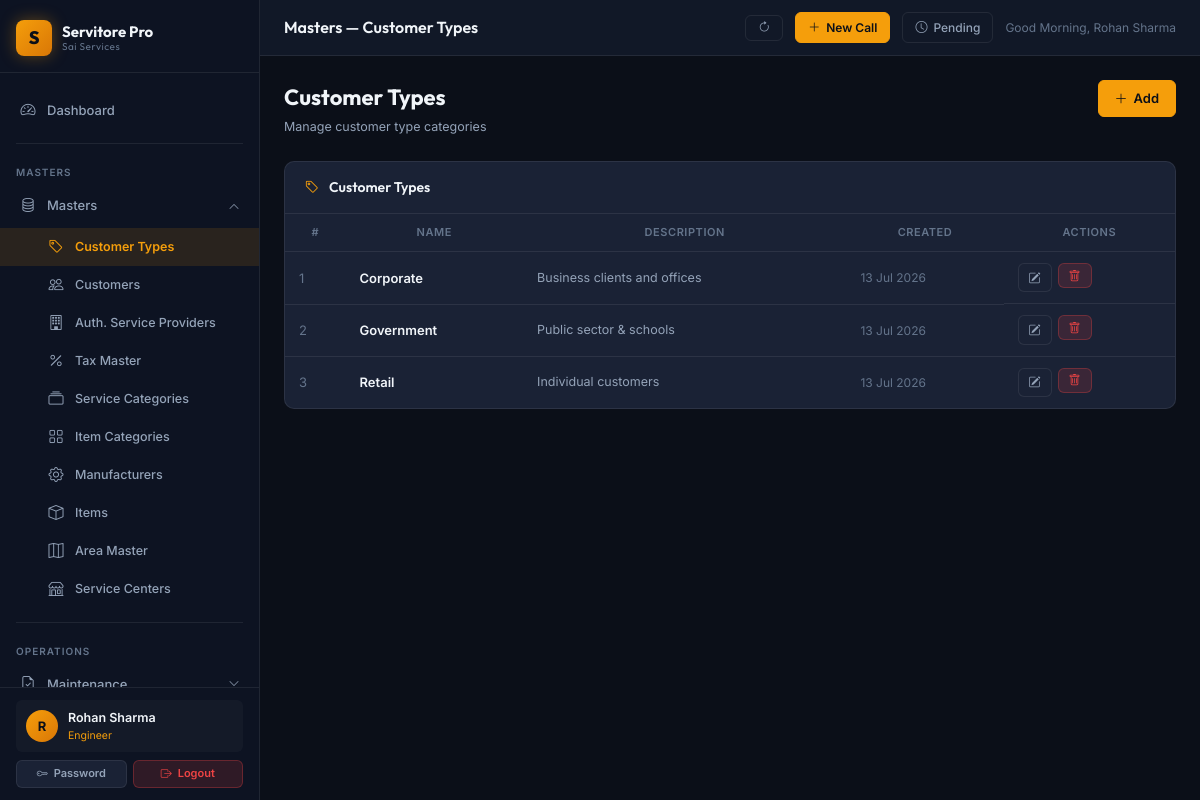
/masters/customer-types (signed in), run on the app's committed database.
### app/models/user.py (models this page shows, shortened)
class User(db.Model, UserMixin):
    __tablename__ = 'users'
    id = db.Column(db.Integer, primary_key=True)
    username = db.Column(db.String(64), unique=True, nullable=False, index=True)
    email = db.Column(db.String(120), unique=True, nullable=False)
    full_name = db.Column(db.String(120), nullable=False, default='')
    password_hash = db.Column(db.String(256), nullable=False)
    role = db.Column(db.String(20), nullable=False, default='Viewer')
    is_active = db.Column(db.Boolean, nullable=False, default=True)
    phone = db.Column(db.String(20), nullable=True)
    area_id = db.Column(db.Integer, db.ForeignKey('area_masters.id'), nullable=True)
    created_at = db.Column(db.DateTime, default=datetime.utcnow)
    last_login_at = db.Column(db.DateTime, nullable=True)
    area = db.relationship('AreaMaster', foreign_keys=[area_id], lazy='select')

### app/models/customer_type.py (models this page shows, shortened)
class CustomerType(db.Model):
    __tablename__ = 'customer_types'
    id = db.Column(db.Integer, primary_key=True)
    name = db.Column(db.String(100), unique=True, nullable=False)
    description = db.Column(db.String(255), nullable=True)
    created_at = db.Column(db.DateTime, default=datetime.utcnow)
    customers = db.relationship('Customer', backref='customer_type', lazy=True)

### app/blueprints/masters/routes.py (the view)
@masters_bp.route('/customer-types')
@login_required
def customer_types():
    items = CustomerType.query.order_by(CustomerType.name).all()
    return render_template('masters/customer_type/list.html', items=items)

### app/templates/masters/customer_type/list.html (shortened to what this page needs)
{% extends 'layouts/base.html' %}
{% block topbar_title %}Masters — Customer Types{% endblock %}
{% block content %}
<div class="page-header">
  <div><div class="page-title">Customer Types</div><div class="page-subtitle">Manage customer type categories</div></div>
  <a href="{{ url_for('masters.add_customer_type') }}" class="btn btn-primary"><i class="bi bi-plus-lg"></i> Add</a>
</div>
<div class="card">
  <div class="card-header"><i class="bi bi-tag text-accent"></i><span class="card-header-title">Customer Types</span></div>
  <div class="table-responsive">
    {% if items %}
    <table class="data-table">
      <thead><tr><th>#</th><th>Name</th><th>Description</th><th>Created</th><th>Actions</th></tr></thead>
      <tbody>
        {% for it in items %}<tr>
          <td style="color:var(--text-muted);">{{ loop.index }}</td>
          <td class="fw-600">{{ it.name }}</td>
          <td style="color:var(--text-secondary);font-size:12.5px;">{{ it.description or '—' }}</td>
          <td style="font-size:12px;color:var(--text-muted);">{{ it.created_at.strftime('%d %b %Y') }}</td>
          <td style="display:flex;gap:6px;">
            <a href="{{ url_for('masters.edit_customer_type', id=it.id) }}" class="btn btn-sm btn-secondary"><i class="bi bi-pencil-square"></i></a>
            <form method="POST" action="{{ url_for('masters.delete_customer_type', id=it.id) }}" style="display:inline;">
              <button type="submit" class="btn btn-sm btn-danger" data-confirm="Delete '{{ it.name }}'?"><i class="bi bi-trash"></i></button>
            </form>
          </td>
        </tr>{% endfor %}
      </tbody>
    </table>
    {% else %}
    <div class="empty-state"><i class="bi bi-tag"></i><h3>No customer types</h3><p>Add your first customer type to get started.</p></div>
    {% endif %}
  </div>
</div>
{% endblock %}

### app/templates/layouts/base.html (shortened to what this page needs)
<!DOCTYPE html>
<html lang="en">
<head>
  <link rel="stylesheet" href="https://cdn.jsdelivr.net/npm/bootstrap-icons@1.11.3/font/bootstrap-icons.min.css">
  <link rel="stylesheet" href="{{ url_for('static', filename='css/main.css') }}">
</head>
<body>
<div class="app-shell">
  <aside class="sidebar" id="sidebar">
    <div class="sidebar-brand">
      <div class="brand-icon">S</div>
      <div class="brand-text">
        Servitore Pro
        <small>Sai Services</small>
      </div>
    </div>
    <nav style="flex:1; padding: 8px 0; overflow-y: auto;">
      <div class="nav-section">
        <a href="{{ url_for('dashboard.index') }}" class="nav-link {% if request.blueprint == 'dashboard' %}active{% endif %}">
          <i class="bi bi-speedometer2"></i> Dashboard
        </a>
      </div>
      <div class="divider" style="margin: 4px 16px;"></div>
      <div class="nav-section">
        <div class="nav-section-label">Masters</div>
        <div class="nav-item">
          <a class="nav-link" data-bs-toggle="collapse" href="#mastersMenu" role="button"
             aria-expanded="{% if request.blueprint == 'masters' %}true{% else %}false{% endif %}">
            <i class="bi bi-database"></i>
            <span>Masters</span>
            <i class="bi bi-chevron-down nav-arrow"></i>
          </a>
          <div class="collapse {% if request.blueprint == 'masters' %}show{% endif %}" id="mastersMenu">
            <ul class="nav-submenu">
              <li><a href="{{ url_for('masters.customer_types') }}" class="nav-link {% if request.path.startswith('/masters/customer-type') %}active{% endif %}"><i class="bi bi-tag"></i> Customer Types</a></li>
              <li><a href="{{ url_for('masters.customers') }}" class="nav-link {% if request.path.startswith('/masters/customer') and 'type' not in request.path %}active{% endif %}"><i class="bi bi-people"></i> Customers</a></li>
              <li><a href="{{ url_for('masters.asps') }}" class="nav-link {% if request.path.startswith('/masters/asp') %}active{% endif %}"><i class="bi bi-building"></i> Auth. Service Providers</a></li>
              <li><a href="{{ url_for('masters.taxes') }}" class="nav-link {% if request.path.startswith('/masters/tax') %}active{% endif %}"><i class="bi bi-percent"></i> Tax Master</a></li>
              <li><a href="{{ url_for('masters.service_categories') }}" class="nav-link {% if request.path.startswith('/masters/service-cat') %}active{% endif %}"><i class="bi bi-collection"></i> Service Categories</a></li>
              <li><a href="{{ url_for('masters.item_categories') }}" class="nav-link {% if request.path.startswith('/masters/item-cat') %}active{% endif %}"><i class="bi bi-grid"></i> Item Categories</a></li>
              <li><a href="{{ url_for('masters.manufacturers') }}" class="nav-link {% if request.path.startswith('/masters/manufacturer') %}active{% endif %}"><i class="bi bi-gear"></i> Manufacturers</a></li>
              <li><a href="{{ url_for('masters.items') }}" class="nav-link {% if request.path.startswith('/masters/item') and 'cat' not in request.path %}active{% endif %}"><i class="bi bi-box"></i> Items</a></li>
              <li><a href="{{ url_for('masters.areas') }}" class="nav-link {% if request.path.startswith('/masters/area') %}active{% endif %}"><i class="bi bi-map"></i> Area Master</a></li>
              <li><a href="{{ url_for('masters.service_centers') }}" class="nav-link {% if request.path.startswith('/masters/service-center') %}active{% endif %}"><i class="bi bi-shop"></i> Service Centers</a></li>
            </ul>
          </div>
        </div>
      </div>
      <div class="divider" style="margin: 4px 16px;"></div>
      <div class="nav-section">
        <div class="nav-section-label">Operations</div>
        <div class="nav-item">
          <a class="nav-link" data-bs-toggle="collapse" href="#maintenanceMenu" role="button"
             aria-expanded="{% if request.blueprint == 'maintenance' %}true{% else %}false{% endif %}">
            <i class="bi bi-file-earmark-check"></i>
            <span>Maintenance</span>
            <i class="bi bi-chevron-down nav-arrow"></i>
          </a>
        </div>
      </div>
    </nav>
    <div class="sidebar-footer">
      {% if current_user.is_authenticated %}
      <div class="sidebar-user">
        <div class="user-avatar">{{ (current_user.full_name or current_user.username)[0]|upper }}</div>
        <div class="user-info">
          <div class="user-name">{{ current_user.full_name or current_user.username }}</div>
          <div class="user-role">{{ current_user.role }}</div>
        </div>
      </div>
      <div style="display:flex; gap:6px; margin-top:8px;">
        <a href="{{ url_for('auth.change_password') }}" class="btn btn-secondary btn-sm" style="flex:1; justify-content:center; font-size:11px;"><i class="bi bi-key"></i> Password</a>
        <a href="{{ url_for('auth.logout') }}" class="btn btn-danger btn-sm" style="flex:1; justify-content:center; font-size:11px;"><i class="bi bi-box-arrow-right"></i> Logout</a>
      </div>
      {% endif %}
    </div>
  </aside>
  <div class="main-wrapper">
    <header class="topbar">
      <div>
        <div class="topbar-title font-outfit">{% block topbar_title %}Servitore Pro{% endblock %}</div>
      </div>
      <div class="topbar-actions">
        <button onclick="window.location.reload();" class="topbar-btn" title="Refresh Page">
          <i class="bi bi-arrow-clockwise"></i>
        </button>
        <a href="{{ url_for('service.register') }}" class="topbar-btn primary" title="Service Call Register (F3)">
          <i class="bi bi-plus-lg"></i> New Call
        </a>
        <a href="{{ url_for('service.pending_calls') }}" class="topbar-btn" title="Pending Calls (Ctrl+P)">
          <i class="bi bi-clock"></i>
          <span class="d-none d-sm-inline">Pending</span>
        </a>
        {% if current_user.is_authenticated %}
        <span style="font-size:12px; color:var(--text-muted);" id="header-greeting" data-name="{{ current_user.full_name or current_user.username }}"></span>
        {% endif %}
      </div>
    </header>
    <main class="content-area">
      {% block content %}{% endblock %}
    </main>
  </div>
</div>
</body>
</html>

### data on the page
User: full_name "R", full_name "Rohan Sharma", role "Engineer"
CustomerType: name "Corporate", description "Business clients and offices", created_at "13 Jul 2026"
CustomerType: name "Government", description "Public sector & schools", created_at "13 Jul 2026"
CustomerType: name "Retail", description "Individual customers", created_at "13 Jul 2026"
